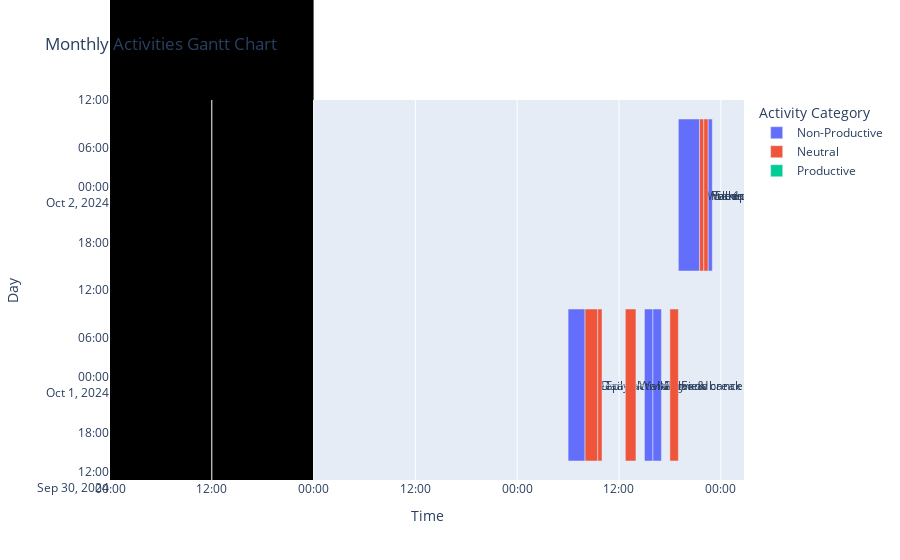

Notebook code cell kept with this figure:
### Code cell
import plotly.express as px
import pandas as pd

data = [
    {"Day": "2024-10-01","Task": "Sleep", "Start": "2024-10-03 06:00:00", "Finish": "2024-10-03 08:00:00", "Category": "Non-Productive"},
    {"Day": "2024-10-01","Task": "Daily activities", "Start": "2024-10-03 08:00:00", "Finish": "2024-10-03 09:30:00", "Category": "Neutral"},
    {"Day": "2024-10-01","Task": "Travel", "Start": "2024-10-03 09:30:00", "Finish": "2024-10-03 10:00:00", "Category": "Neutral"},
    {"Day": "2024-10-01","Task": "Discussion & Talks", "Start": "2024-10-03 10:00:00", "Finish": "2024-10-03 10:30:00", "Category": "Productive"},
    {"Day": "2024-10-01","Task": "Programming", "Start": "2024-10-03 10:30:00", "Finish": "2024-10-03 12:45:00", "Category": "Productive"},
    {"Day": "2024-10-01","Task": "Walking", "Start": "2024-10-03 12:45:00", "Finish": "2024-10-03 14:00:00", "Category": "Neutral"},
    {"Day": "2024-10-01","Task": "Programming", "Start": "2024-10-03 14:00:00", "Finish": "2024-10-03 15:00:00", "Category": "Productive"},
    {"Day": "2024-10-01","Task": "Interview cancelled", "Start": "2024-10-03 15:00:00", "Finish": "2024-10-03 16:00:00", "Category": "Non-Productive"},
    {"Day": "2024-10-01","Task": "Relax & break", "Start": "2024-10-03 16:00:00", "Finish": "2024-10-03 17:00:00", "Category": "Non-Productive"},
    {"Day": "2024-10-01","Task": "House registration", "Start": "2024-10-03 17:00:00", "Finish": "2024-10-03 18:00:00", "Category": "Productive"},
    {"Day": "2024-10-01","Task": "Food", "Start": "2024-10-03 18:00:00", "Finish": "2024-10-03 19:00:00", "Category": "Neutral"},
    {"Day": "2024-10-02","Task": "Entertainment - YouTube", "Start": "2024-10-03 19:00:00", "Finish": "2024-10-03 21:30:00", "Category": "Non-Productive"},
    {"Day": "2024-10-02","Task": "Walking", "Start": "2024-10-03 21:30:00", "Finish": "2024-10-03 22:00:00", "Category": "Neutral"},
    {"Day": "2024-10-02","Task": "Food", "Start": "2024-10-03 22:00:00", "Finish": "2024-10-03 22:30:00", "Category": "Neutral"},
    {"Day": "2024-10-02","Task": "Sleep", "Start": "2024-10-03 22:30:00", "Finish": "2024-10-03 23:00:00", "Category": "Non-Productive"},
]

# Create DataFrame
df = pd.DataFrame(data)

# Convert 'Start' and 'Finish' columns to datetime
df['Start'] = pd.to_datetime(df['Start'])
df['Finish'] = pd.to_datetime(df['Finish'])

# Create a Gantt chart with each day as a separate task and activities as items within that day
fig = px.timeline(
    df,
    x_start="Start",
    x_end="Finish",
    y="Day",
    color="Category",
    text="Task",
    title="Monthly Activities Gantt Chart",
    labels={"Category": "Activity Category", "Day": "Day", "Task": "Activity Name"},
)

# Update layout for better visualization
fig.update_layout(
    xaxis_title="Time",
    yaxis_title="Day",
    xaxis=dict(tickformat="%H:%M"),  # Display only time for better clarity
    hoverlabel_align='left'
)

# Add background shapes for specific task categories (horizontal)

fig.add_shape(
    type="rect",
    x0="2024-10-01", y0=0, x1="2024-10-02", y1=10,
    xref="x", yref="paper",
    fillcolor="black",
    layer="below", line_width=0
)

# Sort days in order
fig.update_yaxes(categoryorder='total ascending')

# Show the chart
fig.show()

### Figure 1 — Plotly figure (JSON) as saved in the notebook; plotly's stock layout.template omitted (floating-point values rounded to 4 significant figures)
{"data": [{"alignmentgroup": "True", "base": ["2024-10-03T06:00:00", "2024-10-03T15:00:00", "2024-10-03T16:00:00", "2024-10-03T19:00:00", "2024-10-03T22:30:00"], "hovertemplate": "Activity Category=Non-Productive<br>Start=%{base}<br>Finish=%{x}<br>Day=%{y}<br>Activity Name=%{text}<extra></extra>", "legendgroup": "Non-Productive", "marker": {"color": "#636efa", "pattern": {"shape": ""}}, "name": "Non-Productive", "offsetgroup": "Non-Productive", "orientation": "h", "showlegend": true, "text": ["Sleep", "Interview cancelled", "Relax & break", "Entertainment - YouTube", "Sleep"], "textposition": "auto", "type": "bar", "x": [7200000, 3600000, 3600000, 9000000, 1800000], "xaxis": "x", "y": ["2024-10-01", "2024-10-01", "2024-10-01", "2024-10-02", "2024-10-02"], "yaxis": "y"}, {"alignmentgroup": "True", "base": ["2024-10-03T08:00:00", "2024-10-03T09:30:00", "2024-10-03T12:45:00", "2024-10-03T18:00:00", "2024-10-03T21:30:00", "2024-10-03T22:00:00"], "hovertemplate": "Activity Category=Neutral<br>Start=%{base}<br>Finish=%{x}<br>Day=%{y}<br>Activity Name=%{text}<extra></extra>", "legendgroup": "Neutral", "marker": {"color": "#EF553B", "pattern": {"shape": ""}}, "name": "Neutral", "offsetgroup": "Neutral", "orientation": "h", "showlegend": true, "text": ["Daily activities", "Travel", "Walking", "Food", "Walking", "Food"], "textposition": "auto", "type": "bar", "x": [5400000, 1800000, 4500000, 3600000, 1800000, 1800000], "xaxis": "x", "y": ["2024-10-01", "2024-10-01", "2024-10-01", "2024-10-01", "2024-10-02", "2024-10-02"], "yaxis": "y"}, {"alignmentgroup": "True", "base": ["2024-10-03T10:00:00", "2024-10-03T10:30:00", "2024-10-03T14:00:00", "2024-10-03T17:00:00"], "hovertemplate": "Activity Category=Productive<br>Start=%{base}<br>Finish=%{x}<br>Day=%{y}<br>Activity Name=%{text}<extra></extra>", "legendgroup": "Productive", "marker": {"color": "#00cc96", "pattern": {"shape": ""}}, "name": "Productive", "offsetgroup": "Productive", "orientation": "h", "showlegend": true, "text": ["Discussion & Talks", "Programming", "Programming", "House registration"], "textposition": "auto", "type": "bar", "x": [1800000, 8100000, 3600000, 3600000], "xaxis": "x", "y": ["2024-10-01", "2024-10-01", "2024-10-01", "2024-10-01"], "yaxis": "y"}], "layout": {"barmode": "overlay", "hoverlabel": {"align": "left"}, "legend": {"title": {"text": "Activity Category"}, "tracegroupgap": 0}, "shapes": [{"fillcolor": "black", "layer": "below", "line": {"width": 0}, "type": "rect", "x0": "2024-10-01", "x1": "2024-10-02", "xref": "x", "y0": 0, "y1": 10, "yref": "paper"}], "title": {"text": "Monthly Activities Gantt Chart"}, "xaxis": {"anchor": "y", "domain": [0, 1], "tickformat": "%H:%M", "title": {"text": "Time"}, "type": "date"}, "yaxis": {"anchor": "x", "categoryorder": "total ascending", "domain": [0, 1], "title": {"text": "Day"}}}}
